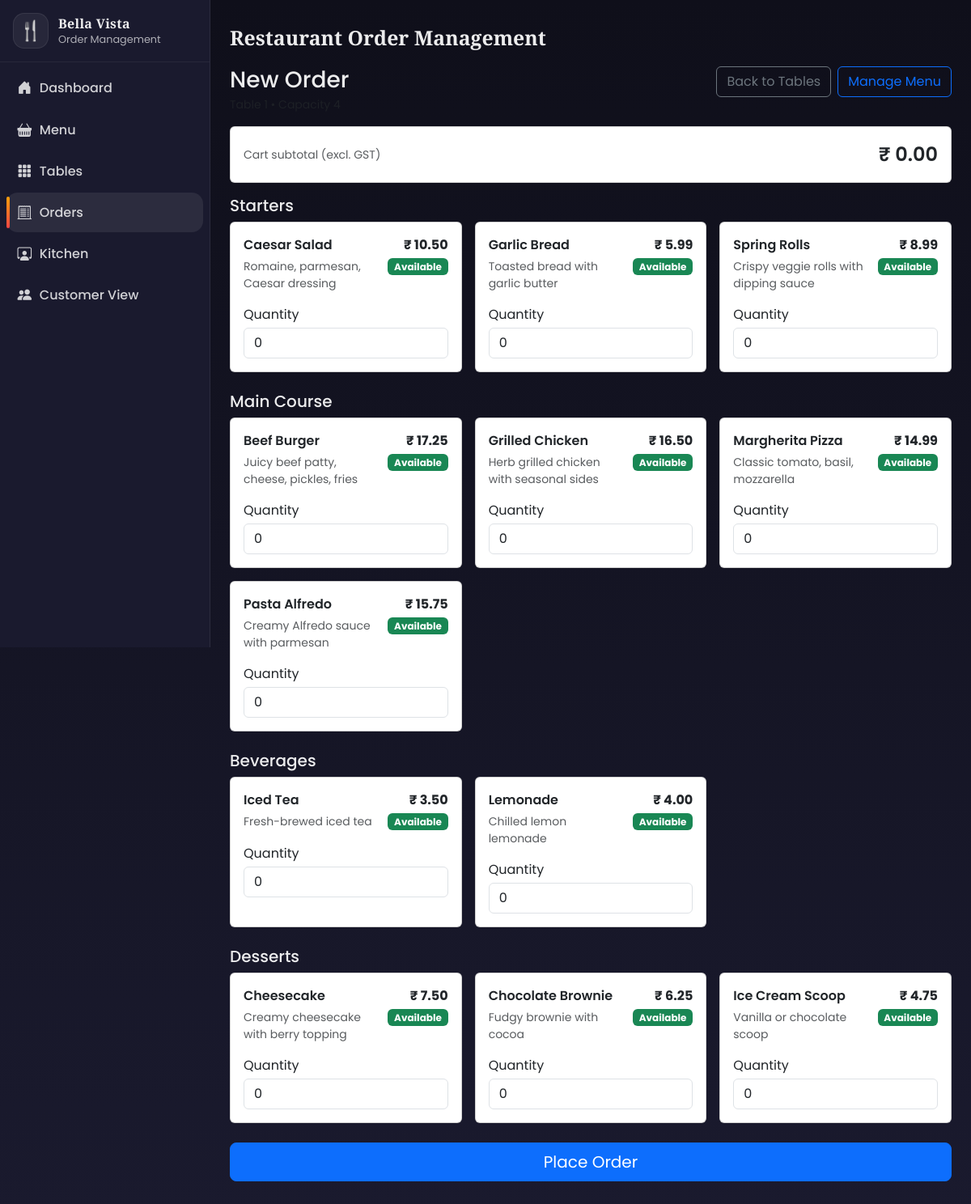
Page /order/new/1 on the committed database.
### models.py (models this page shows, shortened)
class Category(db.Model):
    __tablename__ = "category"
    id = db.Column(db.Integer, primary_key=True)
    name = db.Column(db.String(100), unique=True, nullable=False)
    menu_items = db.relationship("MenuItem", back_populates="category", cascade="all, delete-orphan")

class MenuItem(db.Model):
    __tablename__ = "menu_item"
    id = db.Column(db.Integer, primary_key=True)
    name = db.Column(db.String(150), nullable=False)
    price = db.Column(db.Numeric(10, 2), nullable=False, default=Decimal("0.00"))
    description = db.Column(db.Text, nullable=True)
    category_id = db.Column(db.Integer, db.ForeignKey("category.id"), nullable=False)
    is_available = db.Column(db.Boolean, nullable=False, default=True)
    category = db.relationship("Category", back_populates="menu_items")
    order_items = db.relationship("OrderItem", back_populates="menu_item", cascade="all, delete-orphan")

### app.py (the view)
@app.route("/order/new/<int:table_id>", methods=["GET"])
def order_new_get(table_id: int):
    table = TableInfo.query.get_or_404(table_id)
    if table.status != "free":
        flash("Table is already occupied. Select a free table.", "error")
        return redirect(url_for("tables"))
    categories = Category.query.order_by(Category.id).all()
    items = MenuItem.query.order_by(MenuItem.category_id, MenuItem.name).all()
    by_category: dict[int, list[MenuItem]] = {}
    for item in items:
        by_category.setdefault(item.category_id, []).append(item)
    return render_template("order_new.html", table=table, categories=categories, by_category=by_category)

### app.py (called while the page is built)
@app.context_processor
def _jinja_helpers():
    return {"status_badge_class": status_badge_class}

### templates/order_new.html (shortened to what this page needs)
{% extends "base.html" %}
{% block content %}
  <div class="d-flex align-items-start justify-content-between gap-3 flex-wrap mb-3">
    <div>
      <h1 class="h3 mb-1">New Order</h1>
      <div class="text-muted small">Table {{ table.table_number }} • Capacity {{ table.capacity }}</div>
    </div>
    <div class="d-flex gap-2">
      <a class="btn btn-outline-secondary" href="{{ url_for('tables') }}">Back to Tables</a>
      <a class="btn btn-outline-primary" href="{{ url_for('menu') }}">Manage Menu</a>
    </div>
  </div>
  <div class="card mb-3">
    <div class="card-body d-flex align-items-center justify-content-between flex-wrap gap-2">
      <div class="text-muted small">Cart subtotal (excl. GST)</div>
      <div class="fs-4 fw-semibold">₹ <span id="cart-total">0.00</span></div>
    </div>
  </div>
  <form id="order-new-form" action="{{ url_for('order_new_post', table_id=table.id) }}" method="post">
    {% for category in categories %}
      <div class="mb-4">
        <h2 class="h5 mb-2">{{ category.name }}</h2>
        <div class="row g-3">
          {% for item in by_category[category.id] %}
            <div class="col-12 col-md-6 col-lg-4">
              <div class="card h-100">
                <div class="card-body">
                  <div class="d-flex align-items-start justify-content-between gap-2">
                    <div>
                      <div class="fw-semibold">{{ item.name }}</div>
                      {% if item.description %}
                        <div class="text-muted small mt-1">{{ item.description }}</div>
                      {% endif %}
                    </div>
                    <div class="text-end">
                      <div class="fw-bold">₹ {{ item.price }}</div>
                      {% if item.is_available %}
                        <span class="badge bg-success mt-1">Available</span>
                      {% else %}
                        <span class="badge bg-secondary mt-1">Unavailable</span>
                      {% endif %}
                    </div>
                  </div>
                  <div class="mt-3">
                    <label class="form-label mb-1" for="qty_{{ item.id }}">Quantity</label>
                    <input
                      id="qty_{{ item.id }}"
                      name="qty_{{ item.id }}"
                      type="number"
                      min="0"
                      step="1"
                      value="0"
                      class="form-control qty-input"
                      data-unit-price="{{ item.price }}"
                    />
                  </div>
                </div>
              </div>
            </div>
          {% else %}
            <div class="col-12 text-muted">No items.</div>
          {% endfor %}
        </div>
      </div>
    {% endfor %}
    <div class="d-grid gap-2 mt-4">
      <button type="submit" class="btn btn-primary btn-lg">Place Order</button>
    </div>
  </form>
{% endblock %}

### static/style.css (style rules this page uses)
:root { --sidebar-width: 260px; --bg-0: #0f0f1a; --bg-1: #1a1a2e; --sidebar: #1a1a2e; --text: rgba(255, 255, 255, 0.92); --muted: rgba(255, 255, 255, 0.65); --muted-2: rgba(255, 255, 255, 0.4); --gold-0: #f59e0b; --gold-1: #ef4444; --glass: rgba(255, 255, 255, 0.05); --glass-border: rgba(255, 255, 255, 0.1); }
html, body { height: 100%; }
body { background: linear-gradient(180deg, var(--bg-0), var(--bg-1)); color: var(--text); font-family: Poppins, system-ui, -apple-system, Segoe UI, Roboto, Arial, sans-serif; }

### rows in the picture
Category: name "Starters"
MenuItem: name "Caesar Salad", description "Romaine, parmesan, Caesar dressing", price "10.50", shows "Available", is_available "0"
MenuItem: name "Garlic Bread", description "Toasted bread with garlic butter", price "5.99", shows "Available", is_available "0"
MenuItem: name "Spring Rolls", description "Crispy veggie rolls with dipping sauce", price "8.99", shows "Available", is_available "0"
Category: name "Main Course"
MenuItem: name "Beef Burger", description "Juicy beef patty, cheese, pickles, fries", price "17.25", shows "Available", is_available "0"
MenuItem: name "Grilled Chicken", description "Herb grilled chicken with seasonal sides", price "16.50", shows "Available", is_available "0"
MenuItem: name "Margherita Pizza", description "Classic tomato, basil, mozzarella", price "14.99", shows "Available", is_available "0"
MenuItem: name "Pasta Alfredo", description "Creamy Alfredo sauce with parmesan", price "15.75", shows "Available", is_available "0"
Category: name "Beverages"
MenuItem: name "Iced Tea", description "Fresh-brewed iced tea", price "3.50", shows "Available", is_available "0"
MenuItem: name "Lemonade", description "Chilled lemon lemonade", price "4.00", shows "Available", is_available "0"
Category: name "Desserts"
MenuItem: name "Cheesecake", description "Creamy cheesecake with berry topping", price "7.50", shows "Available", is_available "0"
MenuItem: name "Chocolate Brownie", description "Fudgy brownie with cocoa", price "6.25", shows "Available", is_available "0"
MenuItem: name "Ice Cream Scoop", description "Vanilla or chocolate scoop", price "4.75", shows "Available", is_available "0"
